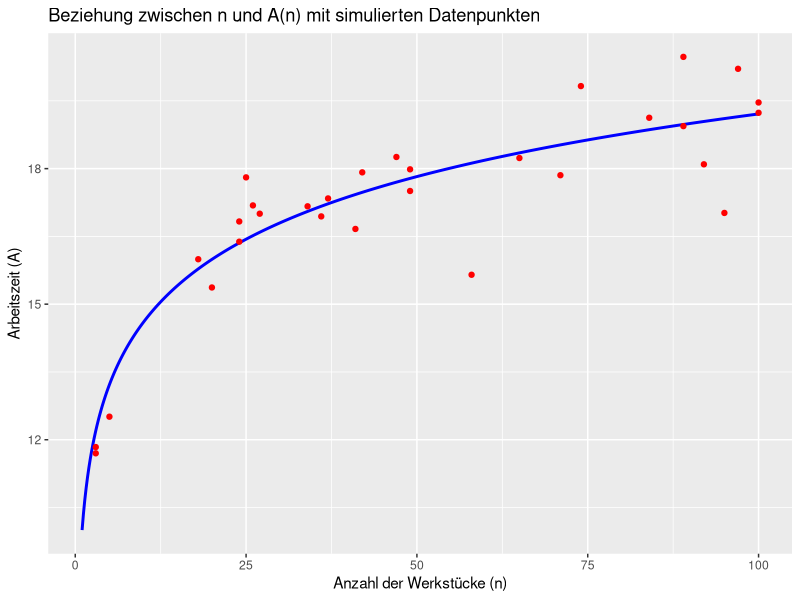

This figure's R source:
## ---- chunk 1
library(car)
library(ggplot2)
library(tidyverse)
## ---- chunk 2
set.seed(42)

k <- 30

n_i <- sample(1:100, k, replace = TRUE)

epsilon_i <- rnorm(k, mean = 0, sd = sqrt(1/2))

A_i <- 10 + 2 * log(n_i) + epsilon_i

data <- data.frame(n_i, A_i)
data
## ---- chunk 3
n_Werte <- seq(1, 100, length.out = 500)
A_Werte <- 10 + 2 * log(n_Werte)

theo_df <- data.frame(n = n_Werte, A = A_Werte)


ggplot() +
  geom_line(data = theo_df, aes(x = n, y = A), color = "blue", size = 1) +
  geom_point(data = data, aes(x = n_i, y = A_i), color = "red") +
  labs(title = "Beziehung zwischen n und A(n) mit simulierten Datenpunkten",
       x = "Anzahl der Werkstücke (n)", y = "Arbeitszeit (A)")
## ---- chunk 4
dev.off()
rm(list = ls())
